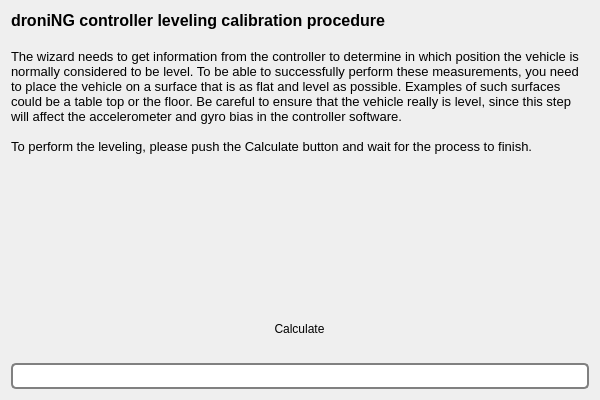
<?xml version="1.0" encoding="UTF-8"?>
<ui version="4.0">
 <class>LevellingPage</class>
 <widget class="QWizardPage" name="LevellingPage">
  <property name="geometry">
   <rect>
    <x>0</x>
    <y>0</y>
    <width>600</width>
    <height>400</height>
   </rect>
  </property>
  <property name="windowTitle">
   <string>WizardPage</string>
  </property>
  <layout class="QVBoxLayout" name="verticalLayout">
   <item>
    <widget class="QLabel" name="label">
     <property name="text">
      <string>&lt;!DOCTYPE HTML PUBLIC &quot;-//W3C//DTD HTML 4.0//EN&quot; &quot;http://www.w3.org/TR/REC-html40/strict.dtd&quot;&gt;
&lt;html&gt;&lt;head&gt;&lt;meta name=&quot;qrichtext&quot; content=&quot;1&quot; /&gt;&lt;style type=&quot;text/css&quot;&gt;
p, li { white-space: pre-wrap; }
&lt;/style&gt;&lt;/head&gt;&lt;body style=&quot; font-family:'Lucida Grande'; font-size:13pt; font-weight:400; font-style:normal;&quot;&gt;
&lt;p style=&quot; margin-top:0px; margin-bottom:0px; margin-left:0px; margin-right:0px; -qt-block-indent:0; text-indent:0px;&quot;&gt;&lt;span style=&quot; font-family:'MS Shell Dlg 2'; font-size:12pt; font-weight:600;&quot;&gt;droniNG controller leveling calibration procedure&lt;/span&gt;&lt;/p&gt;
&lt;p style=&quot;-qt-paragraph-type:empty; margin-top:0px; margin-bottom:0px; margin-left:0px; margin-right:0px; -qt-block-indent:0; text-indent:0px; font-family:'MS Shell Dlg 2'; font-size:12pt; font-weight:600;&quot;&gt;&lt;/p&gt;
&lt;p style=&quot; margin-top:0px; margin-bottom:0px; margin-left:0px; margin-right:0px; -qt-block-indent:0; text-indent:0px;&quot;&gt;&lt;span style=&quot; font-family:'MS Shell Dlg 2'; font-size:10pt;&quot;&gt;The wizard needs to get information from the controller to determine in which position the vehicle is normally considered to be level. To be able to successfully perform these measurements, you need to place the vehicle on a surface that is as flat and level as possible. Examples of such surfaces could be a table top or the floor. Be careful to ensure that the vehicle really is level, since this step will affect the accelerometer and gyro bias in the controller software.&lt;/span&gt;&lt;/p&gt;
&lt;p style=&quot;-qt-paragraph-type:empty; margin-top:0px; margin-bottom:0px; margin-left:0px; margin-right:0px; -qt-block-indent:0; text-indent:0px; font-family:'MS Shell Dlg 2'; font-size:10pt;&quot;&gt;&lt;/p&gt;
&lt;p style=&quot; margin-top:0px; margin-bottom:0px; margin-left:0px; margin-right:0px; -qt-block-indent:0; text-indent:0px;&quot;&gt;&lt;span style=&quot; font-family:'MS Shell Dlg 2'; font-size:10pt;&quot;&gt;To perform the leveling, please push the Calculate button and wait for the process to finish. &lt;/span&gt;&lt;/p&gt;&lt;/body&gt;&lt;/html&gt;</string>
     </property>
     <property name="alignment">
      <set>Qt::AlignLeading|Qt::AlignLeft|Qt::AlignTop</set>
     </property>
     <property name="wordWrap">
      <bool>true</bool>
     </property>
    </widget>
   </item>
   <item>
    <spacer name="verticalSpacer">
     <property name="orientation">
      <enum>Qt::Vertical</enum>
     </property>
     <property name="sizeHint" stdset="0">
      <size>
       <width>20</width>
       <height>40</height>
      </size>
     </property>
    </spacer>
   </item>
   <item>
    <layout class="QHBoxLayout" name="horizontalLayout">
     <item>
      <widget class="QToolButton" name="levelButton">
       <property name="toolTip">
        <string>Calculate gyro and accelerometer bias</string>
       </property>
       <property name="styleSheet">
        <string notr="true">QToolButton { border: none }</string>
       </property>
       <property name="text">
        <string>Calculate</string>
       </property>
       <property name="icon">
        <iconset resource="../wizardResources.qrc">
         <normaloff>:/setupwizard/resources/bttn-calculate-up.png</normaloff>
         <normalon>:/setupwizard/resources/bttn-calculate-down.png</normalon>:/setupwizard/resources/bttn-calculate-up.png</iconset>
       </property>
       <property name="iconSize">
        <size>
         <width>200</width>
         <height>70</height>
        </size>
       </property>
      </widget>
     </item>
    </layout>
   </item>
   <item>
    <widget class="QLabel" name="progressLabel">
     <property name="text">
      <string/>
     </property>
    </widget>
   </item>
   <item>
    <layout class="QHBoxLayout" name="horizontalLayout_2">
     <item>
      <widget class="QProgressBar" name="levellinProgressBar">
       <property name="styleSheet">
        <string notr="true">QProgressBar {
     border: 2px solid grey;
     border-radius: 5px;
     text-align: center;
 }
QProgressBar::chunk {
     background-color: #3D6699;
     width: 10px;
     margin: 0.5px;
 }</string>
       </property>
       <property name="value">
        <number>0</number>
       </property>
       <property name="format">
        <string/>
       </property>
      </widget>
     </item>
    </layout>
   </item>
  </layout>
 </widget>
 <resources>
  <include location="../wizardResources.qrc"/>
 </resources>
 <connections/>
</ui>
